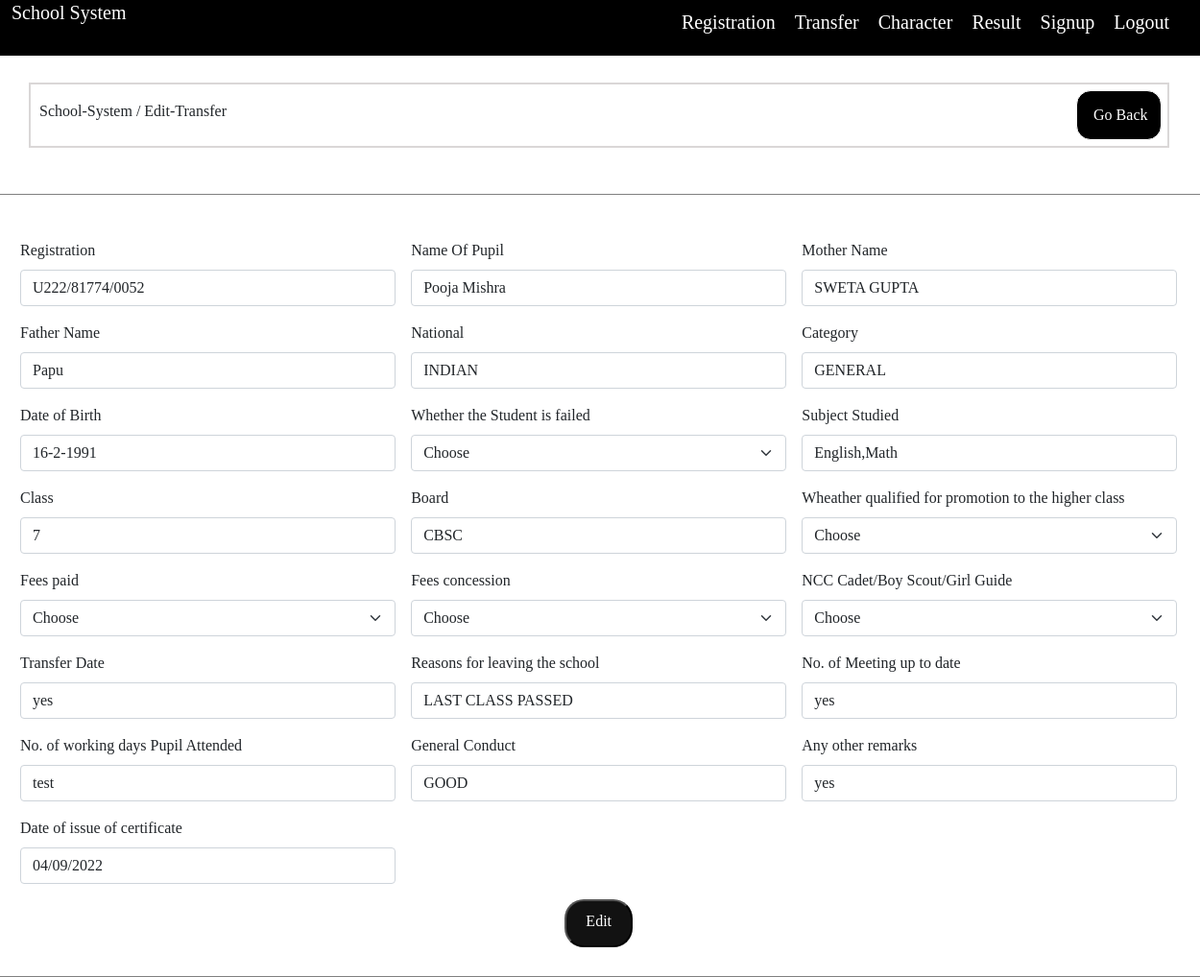
The page /transferEdit.php?id=25 (signed in) on the database its author committed.
### tables this page shows
CREATE TABLE `transfer_certificate` (
  `id` int(11) NOT NULL,
  `registration` varchar(50) NOT NULL,
  `name` varchar(50) NOT NULL,
  `mother_name` varchar(50) NOT NULL,
  `father_name` varchar(50) NOT NULL,
  `national` varchar(50) NOT NULL,
  `category` varchar(50) NOT NULL,
  `dob` varchar(50) NOT NULL,
  `failed` varchar(50) NOT NULL,
  `sbj` varchar(50) NOT NULL,
  `class_name` varchar(50) NOT NULL,
  `board` varchar(50) NOT NULL,
  `higher_class` varchar(50) NOT NULL,
  `fees_paid` varchar(50) NOT NULL,
  `fees_concession` varchar(50) NOT NULL,
  `ncc` varchar(50) NOT NULL,
  `roll` varchar(50) NOT NULL,
  `leaving_school` varchar(50) NOT NULL,
  `meeting_date` varchar(50) NOT NULL,
  `pupil_attended` varchar(50) NOT NULL,
  `genral_conduct` varchar(50) NOT NULL,
  `remark` varchar(50) NOT NULL,
  `certificate_date` varchar(50) NOT NULL
);

### transferEdit.php (the view, shortened to what this page needs)
<?php
include('header.php');
include 'database.php';
$id=$_GET['id'];
$select="SELECT * FROM transfer_certificate WHERE id='$id'";
$data=mysqli_query($con,$select);
$row=mysqli_fetch_array($data);
?>
<!DOCTYPE html>
<html lang="en">
<head>
    <link href="https://cdn.jsdelivr.net/npm/bootstrap@5.0.2/dist/css/bootstrap.min.css" rel="stylesheet"
>
    <link rel="stylesheet" href="style/form.css">
</head>
<body>
<table class='dashboard-div'>
    <thead>
      <tr>
        <th><h6><AiFillDashboard /> &nbsp; School-System / Edit-Transfer </h6></th>
      <th>
        <button class='table-btn float-end' variant="light" >
      <RiArrowGoBackFill />&nbsp;<a class="link-btn"
       href="transferList.php">Go Back</a>
      </button>
    </th>
      </tr>
    </thead>
   </table>
<div class="container mt-5">
    <form class="row g-3 mt-5 form-div" method="POST">
      <div class="col-md-4">
        <label class="form-label">Registration</label>
        <input type="text" name="registration" value="<?php echo $row['registration'];?>" class="form-control">
      </div>
      <div class="col-md-4">
        <label for="inputPassword4" class="form-label">Name Of Pupil</label>
        <input type="text" name="name" value="<?php echo $row['name'];?>" class="form-control">
      </div>
      <div class="col-md-4">
        <label for="inputAddress" class="form-label">Mother Name</label>
        <input type="text" name="mother_name"  value="<?php echo $row['mother_name'];?>" class="form-control">
      </div>
      <div class="col-md-4">
        <label class="form-label"> Father Name</label>
        <input type="text" name="father_name" value="<?php echo $row['father_name'];?>" class="form-control">
      </div>
      <div class="col-md-4">
        <label for="inputPassword4" class="form-label">National</label>
        <input type="text" name="national" value="<?php echo $row['national'];?>" class="form-control">
      </div>
      <div class="col-md-4">
        <label for="inputAddress" class="form-label">Category</label>
        <input type="text" name="category" value="<?php echo $row['category'];?>" class="form-control">
      </div>
      <div class="col-md-4">
        <label class="form-label">Date of Birth </label>
        <input type="text" name="dob" value="<?php echo $row['dob'];?>" class="form-control">
      </div>
      <div class="col-md-4">
        <label for="inputPassword4" class="form-label">Whether the Student is failed</label>
        <select class="form-select" name="failed" value="<?php echo $row['failed'];?>">
          <option selected>Choose</option>
        </select>
      </div>
      <div class="col-md-4">
        <label for="inputAddress" class="form-label">Subject Studied</label>
        <input type="text" name="sbj" value="<?php echo $row['sbj'];?>" class="form-control">
      </div>
      <div class="col-md-4">
        <label class="form-label"> Class </label>
        <input type="text" name="class_name" value="<?php echo $row['class_name'];?>" class="form-control">
      </div>
      <div class="col-md-4">
        <label for="inputPassword4" class="form-label">Board </label>
        <input type="text" name="board" value="<?php echo $row['board'];?>" class="form-control">
      </div>
      <div class="col-md-4">
        <label for="inputPassword4" class="form-label">Wheather qualified for promotion to the higher class</label>
        <select class="form-select" name="higher_class" value="<?php echo $row['higher_class'];?>">
          <option selected>Choose</option>
        </select>
      </div>
      <div class="col-md-4">
        <label class="form-label">Fees paid </label>
        <select class="form-select" name="fees_paid"  value="<?php echo $row['fees_paid'];?>">
          <option selected>Choose</option>
        </select>
      </div>
      <div class="col-md-4">
        <label for="inputPassword4" class="form-label">Fees concession </label>
        <select class="form-select" name="fees_concession" value="<?php echo $row['fees_concession'];?>">
          <option selected>Choose</option>
        </select>
      </div>
      <div class="col-md-4">
        <label for="inputAddress" class="form-label">NCC Cadet/Boy Scout/Girl Guide </label>
        <select class="form-select" name="ncc" value="<?php echo $row['ncc'];?>">
          <option selected>Choose</option>
        </select>
      </div>
      <div class="col-md-4">
        <label class="form-label">Transfer Date </label>
        <input type="text" name="roll"  value="<?php echo $row['roll'];?>" class="form-control">
      </div>
      <div class="col-md-4">
        <label for="inputPassword4" class="form-label"> Reasons for leaving the school </label>
        <input type="text" name="leaving_school" value="<?php echo $row['leaving_school'];?>" class="form-control">
      </div>
      <div class="col-md-4">
        <label for="inputAddress" class="form-label"> No. of Meeting up to date </label>
        <input type="text" name="meeting_date" value="<?php echo $row['meeting_date'];?>" class="form-control">
      </div>
      <div class="col-md-4">
        <label class="form-label">No. of working days Pupil Attended</label>
        <input type="text" name="pupil_attended"  value="<?php echo $row['pupil_attended'];?>" class="form-control">
      </div>
      <div class="col-md-4">
        <label for="inputPassword4" class="form-label">General Conduct</label>
        <input type="text" name="genral_conduct"  value="<?php echo $row['genral_conduct'];?>" class="form-control">
      </div>
      <div class="col-md-4">
        <label for="inputAddress" class="form-label">Any other remarks </label>
        <input type="text" name="remark"  value="<?php echo $row['remark'];?>" class="form-control">
      </div>
      <div class="col-md-4">
        <label class="form-label">Date of issue of certificate</label>
        <input type="text" name="certificate_date"  value="<?php echo $row['certificate_date'];?>" class="form-control">
      </div>
      <center>
        <button type="submit" name="update_btn" value="Update" class="submit-btn">Edit</button>
      </center>
    </form>
</div>

### style/all.css (style rules this page uses)
.dashboard-div { border: solid 2px rgb(218, 215, 215); margin-left:30px !important; width: 95%; margin-top: 20px; }
.link-btn { text-decoration: none !important; color: white !important; }
.table-btn { text-align: left; margin-left: 10px; border: 1px solid; padding: 13px; margin: 5px 5px 5px 5px; background-color: black; color: white; border-radius: 15px; }

### style/form.css (style rules this page uses)
* { font-family: lobstar; }
.form-div { border: solid 1px gray; padding: 30px 30px 30px 30px; width: 115% !important; margin-left: -85px; }
.submit-btn { background-color: rgb(18, 18, 18); color: white; height: 50px; border-radius: 20px; padding: 9px 20px 15px 20px !important; }
.dashboard-div { border: solid 2px rgb(218, 215, 215); margin-left:30px !important; width: 95%; margin-top: 20px; }
.link-btn { text-decoration: none !important; color: white !important; }
.table-btn { text-align: left; margin-left: 10px; border: 1px solid; padding: 13px; margin: 5px 5px 5px 5px; background-color: black; color: white; border-radius: 15px; }

### rows shown on the page
transfer_certificate: registration "U222/81774/0052", name "Pooja Mishra", mother_name "SWETA GUPTA", father_name "Papu", national "INDIAN", category "GENERAL", dob "16-2-1991", failed "Choose", sbj "English,Math", class_name "7", board "CBSC", higher_class "Choose", fees_paid "Choose", fees_concession "Choose", ncc "Choose", roll "yes", leaving_school "LAST CLASS PASSED", meeting_date "yes", pupil_attended "test", genral_conduct "GOOD", remark "yes", certificate_date "04/09/2022"
